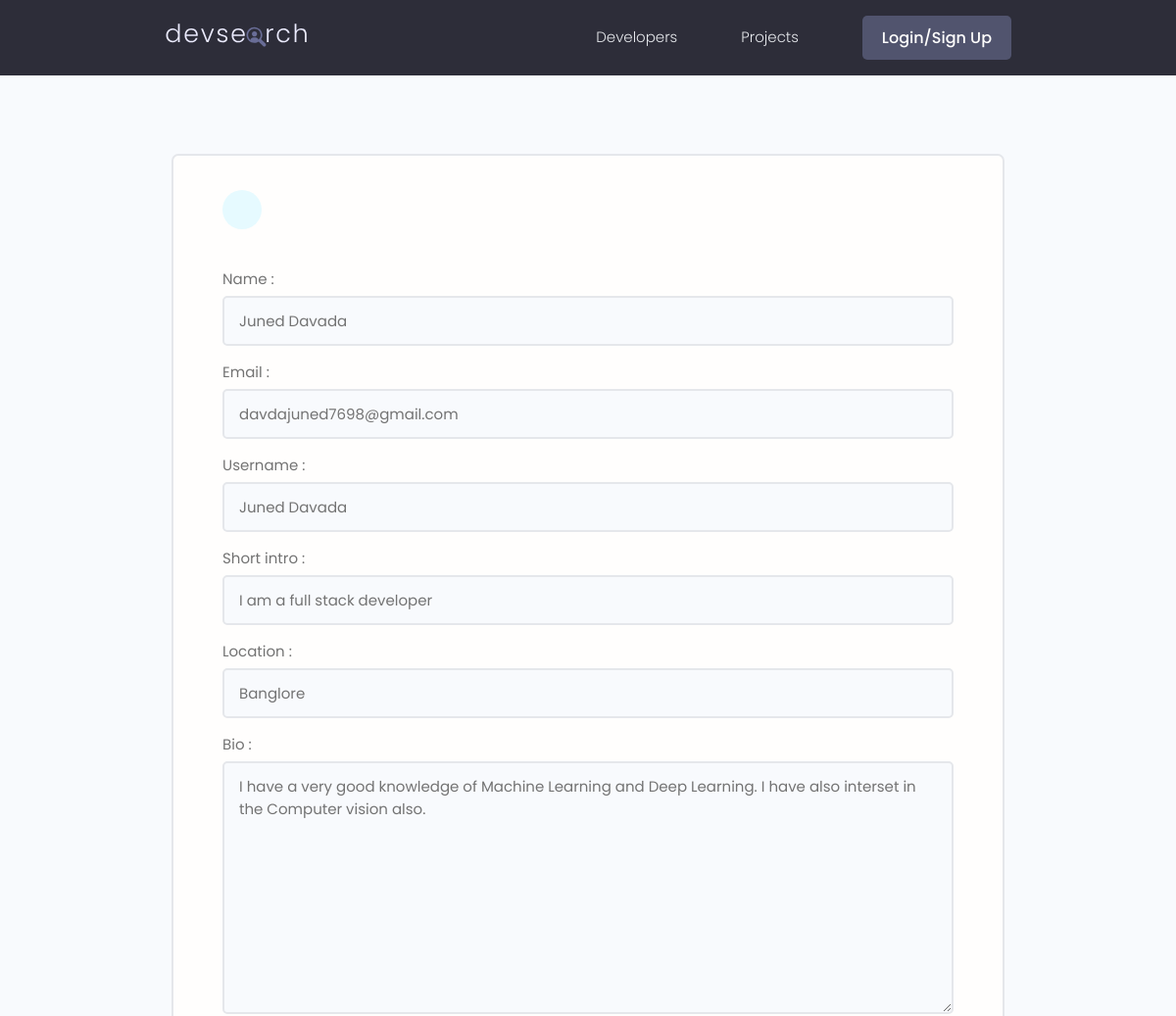
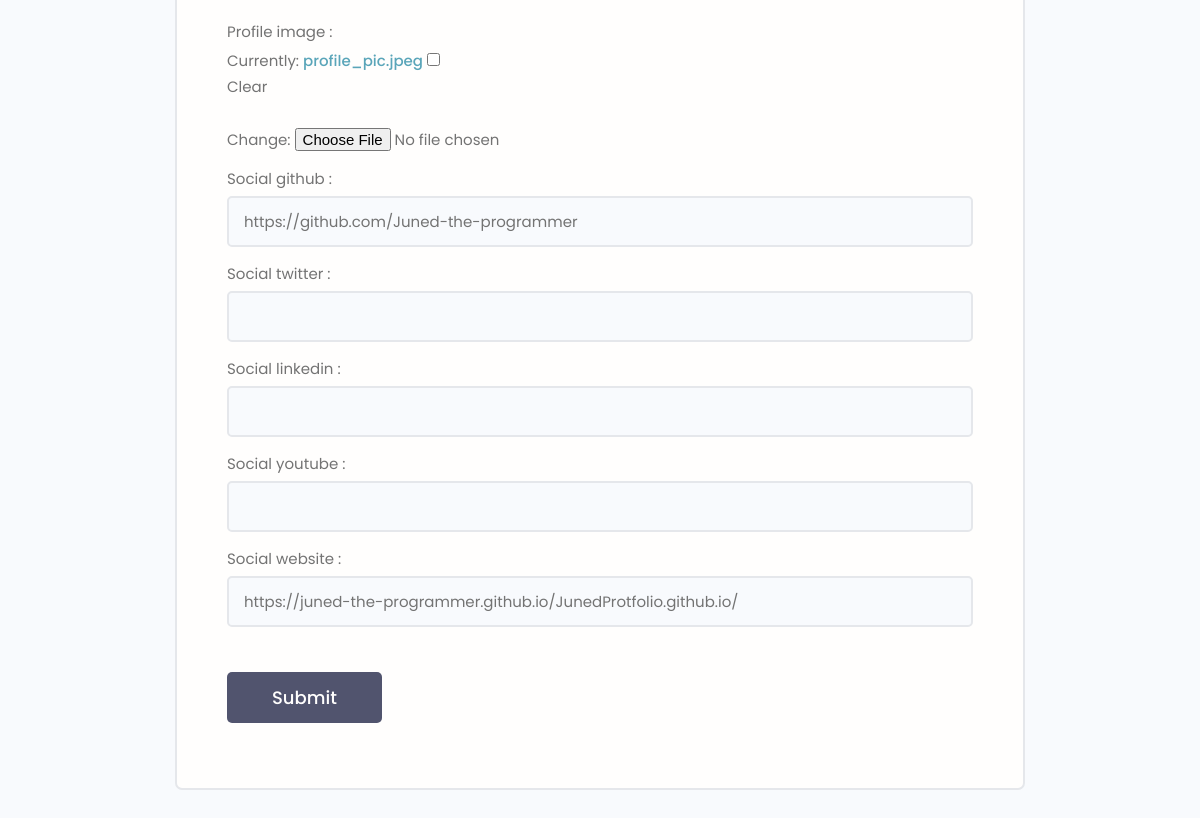
The page /user-detail/caee48ac-69ed-4467-9c5a-c224f6c6fd9c/ on the database its author committed (2 pictures, top to bottom).
### pages/models.py (models this page shows, shortened)
class Profile(models.Model):
    user = models.OneToOneField(User, on_delete=models.CASCADE , null=True , blank=True)
    name = models.CharField(max_length=200 , blank=True , null=True)
    email = models.EmailField(max_length=500 , blank=True , null=True)
    username = models.CharField(max_length=200 , blank=True , null=True)
    location = models.CharField(max_length=200 , blank=True , null=True)
    short_intro = models.CharField(max_length=300 , blank=True , null=True)
    bio = models.TextField(blank=True , null=True)
    profile_image = models.ImageField(upload_to="user_images" , null=True, blank=True , default="profile_pic.jpeg")
    social_github = models.CharField(max_length=200 , blank=True , null=True)
    social_twitter = models.CharField(max_length=200 , blank=True , null=True)
    social_linkedin = models.CharField(max_length=200 , blank=True , null=True)
    social_youtube = models.CharField(max_length=200 , blank=True , null=True)
    social_website = models.CharField(max_length=200 , blank=True , null=True)
    created = models.DateTimeField(auto_now_add=True)
    id = models.UUIDField(default=uuid.uuid4 , unique=True , primary_key=True , editable=False)

### pages/views.py (the view)
# urls.py: path('user-detail/<str:pk>/',views.user_detail,name="user-detail"),
def user_detail(request,pk):
    profile_info = Profile.objects.get(id=pk)
    form = ProfileForm(instance=profile_info)
    if request.method == 'POST':
        form = ProfileForm(request.POST , request.FILES , instance=profile_info)
        if form.is_valid():
            form.save()
        return redirect('account')
    context = {
        'form' : form
    }
    return render(request , "pages/user-form.html" , context)

### pages/forms.py
class ProfileForm(ModelForm):
    class Meta:
        model = Profile
        fields = ['name' , 'email' , 'username' , 'short_intro' , 'location' , 'bio' , 'profile_image' , 'social_github' , 'social_twitter' , 'social_linkedin' , 'social_youtube' , 'social_website']
    def __init__(self, *args, **kwargs):
        super(ProfileForm, self).__init__(*args, **kwargs)
        for name , field in self.fields.items():
            field.widget.attrs.update({'class' : 'input'})

### pages/templates/pages/user-form.html (shortened to what this page needs)
{% extends 'pages/base.html' %}
{% block content %}
<main class="formPage my-xl">
    <div class="content-box">
        <div class="formWrapper">
            <a class="backButton" href="#"></a>
            <br>
            <form class="form" method="POST" enctype="multipart/form-data">
                {% for fields in form %}
                <div class="form__field">
                    <label for="formInput#text">{{fields.label}} : </label>
                    {{fields}}
                </div>
                {% endfor %}
                <input class="btn btn--sub btn--lg  my-md" type="submit" value="Submit" />
            </form>
        </div>
    </div>
</main>
{% endblock content %}

### static/css/app.css (style rules this page uses)
:root { --color-sub: #2d2d39; }
.btn--sub { background-color: var(--color-sub-light); }
.content-box { width: 95%; max-width: 85rem; margin: 0 auto; }
.backButton { background: var(--color-main-light); color: var(--color-main); width: 4rem; height: 4rem; display: flex; align-items: center; justify-content: center; border-radius: 50%; }
.formPage .formWrapper { list-style: none; background: var(--color-white); padding: 3.5rem 5rem; border: 2px solid var(--color-light); border-radius: 0.7rem; }

### static/uikit/styles/modules/_variables.css (style rules this page uses)
:root { --color-main: #5aa5b9; --color-main-light: #e6faff; --color-sub: #3f4156; --color-sub-light: #51546e; --color-sub-lighter: #ededfd; --color-text: #737373; --color-gray: #8b8b8b; --color-light: #e5e7eb; --color-light-gray: #767676; --color-bg: #f8fafd; --color-white: #fffefd; --color-white-light: #f3f3f3; --color-success: #359e64; --color-success-bg: #def8e8; --color-error: #fc4b0b; --color-error-bg: #fff2ee; --font-base: 'Poppins', arial, helvetica, 'Segoe UI', roboto, ubuntu, sans-serif; --font-monospace: 'Fira Code', 'Courier New', courier, monospace; --font-regular: 300; --font-medium: 500; --font-bold: 700; --generic-shadow: 1px 1px 5px #00000010; --generic-transition: all 0.3s ease-in-out; }

### static/uikit/styles/modules/_base.css (style rules this page uses)
* { margin: 0; padding: 0; box-sizing: border-box; text-rendering: optimizeLegibility; color: inherit; font-size: inherit; }
html { font-size: 50%; }
@media only screen and (min-width: 480px) { html { font-size: 56.25%; } }
@media only screen and (min-width: 1200px) { html { font-size: 62.5%; } }
body { line-height: 1.6; font-weight: 400; font-size: 1.5rem; color: var(--color-text); background-color: var(--color-bg); min-height: 100vh; }

### static/uikit/styles/modules/_typography.css (style rules this page uses)
* { font-family: var(--font-base); }
a { padding-bottom: 2px; text-decoration: none; display: inline-block; color: var(--color-main); font-weight: var(--font-medium); }

### static/uikit/styles/modules/_utilities.css (style rules this page uses)
.my-md { margin: 3rem auto; }
.my-xl { margin: 8rem auto; }

### static/uikit/styles/modules/_button.css (style rules this page uses)
.btn { display: inline-block; position: relative; cursor: pointer; background-color: var(--color-light); font-weight: var(--font-medium); color: var(--color-sub); text-decoration: none; padding: 1rem 2rem; border-radius: 0.5rem; border: none; width: -webkit-fit-content; width: -moz-fit-content; width: fit-content; height: -webkit-fit-content; height: -moz-fit-content; height: fit-content; font-size: 1.6rem; outline-width: 0; outline-color: transparent; -webkit-backface-visibility: hidden; backface-visibility: hidden; transition: all 0.3s ease-in-out; }
.btn--sub { background-color: var(--color-sub); color: var(--color-white); }
.btn--lg { font-size: 1.8rem; padding: 1.2rem 4.5rem; }

### static/uikit/styles/modules/_form.css (style rules this page uses)
.form { display: block; }
.form__field { margin-top: 1.5rem; margin-bottom: 1.5rem; }
.form__label, .form__field > label { display: block; margin-bottom: 0.5rem; color: var(--color-text); }
input.input[type='text'], input.input[type='email'], input.input[type='password'], input.input[type='number'], select.input, textarea.input { min-width: 24rem; width: 100%; padding: 1.2rem 1.5rem; border-radius: 0.5rem; border: 2px solid var(--color-light); transition: all 0.3s ease-in-out; background-color: var(--color-bg); }

### rows shown on the page
Profile: form "Juned Davada" "davdajuned7698@gmail.com" "Juned Davada" "I am a full stack developer" "Banglore" "I have a very good knowledge of Machine Learning and Deep Learning. I have also interset in the Computer vision also." "https://github.com/Juned-the-programmer" "https://juned-the-programmer.github.io/JunedProtfolio.github.io/"

### other values the page prints
{{ fields.label }} "Name" "Email" "Username" "Short intro" "Location" "Bio" "Profile image" "Social github" "Social twitter" "Social linkedin" "Social youtube" "Social website"
